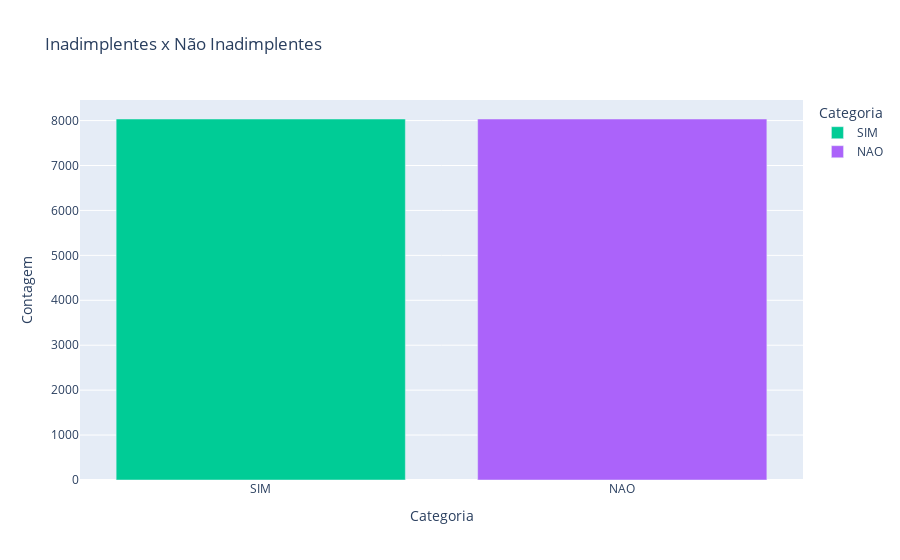

The notebook cell this image was saved under:
### Code cell
# Contar a frequência de cada valor
contagem_target = TARGET_RES.value_counts().reset_index()
contagem_target.columns = ['Categoria', 'Contagem']

# Criar o gráfico de barras
fig = px.bar(contagem_target,
             x='Categoria',
             y='Contagem',
             title='Inadimplentes x Não Inadimplentes',
             color='Categoria',
             color_discrete_map={'Inadimplente': '#FF7F0E', 'Não Inadimplente': '#1F77B4'})

# Exibir o gráfico
fig.show()
#Verifica-se que o balanceamento foi feito

### Figure 1 — Plotly figure (JSON) as saved in the notebook; plotly's stock layout.template omitted (floating-point values rounded to 4 significant figures)
{"data": [{"alignmentgroup": "True", "hovertemplate": "Categoria=%{x}<br>Contagem=%{y}<extra></extra>", "legendgroup": "SIM", "marker": {"color": "#00cc96", "pattern": {"shape": ""}}, "name": "SIM", "offsetgroup": "SIM", "orientation": "v", "showlegend": true, "textposition": "auto", "type": "bar", "x": ["SIM"], "xaxis": "x", "y": [8035], "yaxis": "y"}, {"alignmentgroup": "True", "hovertemplate": "Categoria=%{x}<br>Contagem=%{y}<extra></extra>", "legendgroup": "NAO", "marker": {"color": "#ab63fa", "pattern": {"shape": ""}}, "name": "NAO", "offsetgroup": "NAO", "orientation": "v", "showlegend": true, "textposition": "auto", "type": "bar", "x": ["NAO"], "xaxis": "x", "y": [8035], "yaxis": "y"}], "layout": {"barmode": "relative", "legend": {"title": {"text": "Categoria"}, "tracegroupgap": 0}, "title": {"text": "Inadimplentes x Não Inadimplentes"}, "xaxis": {"anchor": "y", "categoryarray": ["SIM", "NAO"], "categoryorder": "array", "domain": [0, 1], "title": {"text": "Categoria"}}, "yaxis": {"anchor": "x", "domain": [0, 1], "title": {"text": "Contagem"}}}}
